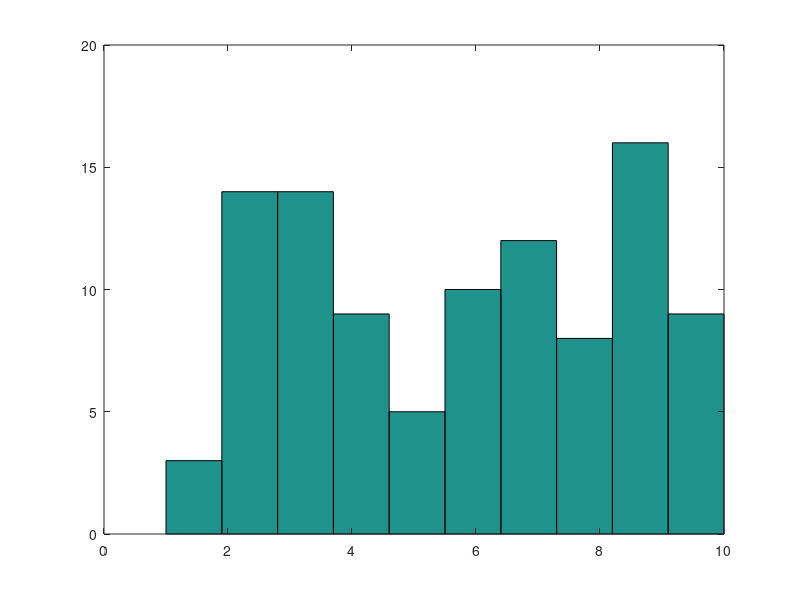

This figure's MATLAB source:
k = 4;
gamma = 10;
phi = 1;

N = 100;   % number of people
M = round(N*k/2);
G = round(N/gamma);

x = randi(G,N,1);   % range of opinions
m = zeros(N);   % symmetric matrix specifying edges between nodes

l = M;    %   initiate randomly the edges
while l > 0
    i = randi(N);
    j = randi(N);
    if m(i,j) == 0 && i ~= j
        m(i,j) = 1;
        m(j,i) = 1;
        l = l-1;
    end
end

evo = x;   % evolution data
t_end = 1e3;

 for t = 1:t_end
     i = randi(N);
      if sum(m(i,:)) ~= 0    % do nothing if i has no edges
        h = []; % same opinions
        for f = 1:N
            if x(f) == x(i) && f ~= i
                h = [h f];
            end
        end
        c = []; % other end of vertices
        for r = 1:N
            if m(i,r) == 1
                c = [c r];
            end
        end
        if rand <= phi && isempty(h) == 0
            q = randi(length(c));
            j = randi(length(h));
            if m(i,h(j)) == 0
                m(i,c(q)) = 0;
                m(c(q),i) = 0;
                m(i,h(j)) = 1;
                m(h(j),i) = 1;
            else
                t = t-1;
            end
        else
            j = randi(length(c));
            x(i) = x(c(j));
        end
      end
      evo = [evo x];
 end
 
 figure
 hist(evo(:,t_end))
 
%  figure
%  hold on
%  for s = 1:N
%      plot(0:t_end,evo(s,:))
%  end
